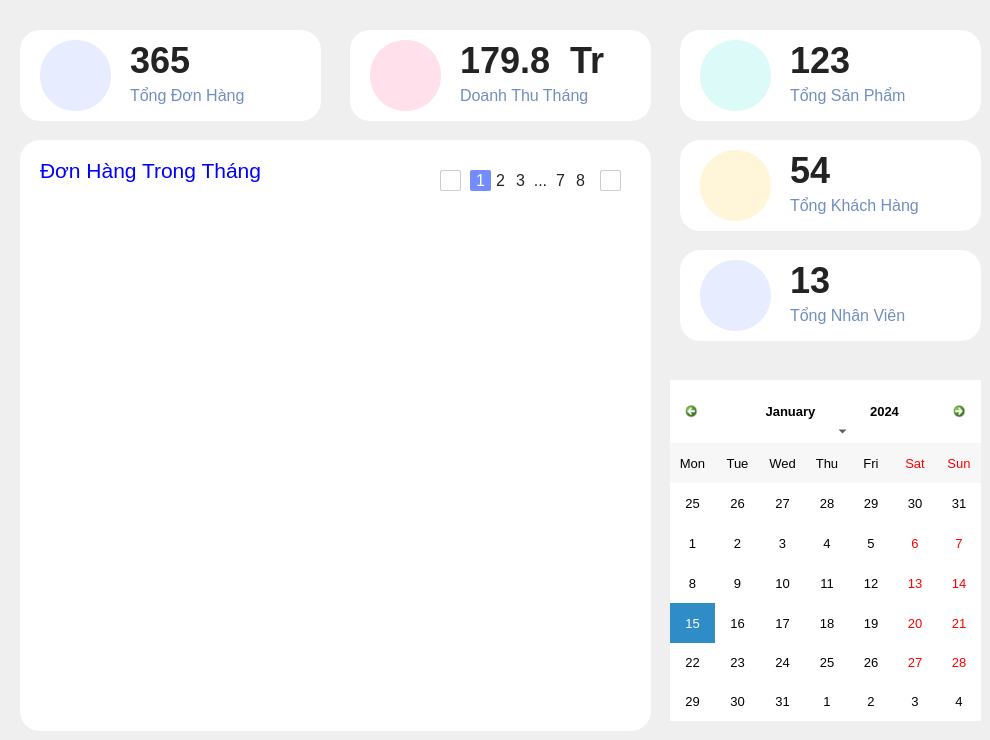
      <widget class="QWidget" name="home_2">
       <widget class="QWidget" name="invoiceW_5" native="true">
        <property name="geometry">
         <rect>
          <x>20</x>
          <y>30</y>
          <width>301</width>
          <height>91</height>
         </rect>
        </property>
        <property name="cursor">
         <cursorShape>PointingHandCursor</cursorShape>
        </property>
        <property name="styleSheet">
         <string notr="true">background-color: #fff;
border-radius: 20px;
text-align: left;</string>
        </property>
        <widget class="QLabel" name="invoiceQnt_2">
         <property name="geometry">
          <rect>
           <x>110</x>
           <y>10</y>
           <width>101</width>
           <height>41</height>
          </rect>
         </property>
         <property name="font">
          <font>
           <pointsize>27</pointsize>
           <bold>true</bold>
          </font>
         </property>
         <property name="styleSheet">
          <string notr="true">background-color: transparent;
color: #232323;</string>
         </property>
         <property name="text">
          <string>365</string>
         </property>
        </widget>
        <widget class="QLabel" name="label_15">
         <property name="geometry">
          <rect>
           <x>110</x>
           <y>50</y>
           <width>131</width>
           <height>31</height>
          </rect>
         </property>
         <property name="font">
          <font>
           <pointsize>12</pointsize>
           <bold>false</bold>
          </font>
         </property>
         <property name="cursor">
          <cursorShape>PointingHandCursor</cursorShape>
         </property>
         <property name="styleSheet">
          <string notr="true">background-color: transparent;
color: #718EBF;</string>
         </property>
         <property name="text">
          <string>Tổng Đơn Hàng</string>
         </property>
        </widget>
        <widget class="QPushButton" name="pushButton_18">
         <property name="geometry">
          <rect>
           <x>20</x>
           <y>10</y>
           <width>71</width>
           <height>71</height>
          </rect>
         </property>
         <property name="styleSheet">
          <string notr="true">background-color:#E7EDFF;
border-radius: 35px;
padding-left: 15px;
</string>
         </property>
         <property name="text">
          <string/>
         </property>
         <property name="icon">
          <iconset resource="resourse.qrc">
           <normaloff>:/new/img/img/clipboard.png</normaloff>:/new/img/img/clipboard.png</iconset>
         </property>
         <property name="iconSize">
          <size>
           <width>40</width>
           <height>40</height>
          </size>
         </property>
        </widget>
        <widget class="QPushButton" name="prdBtn_3">
         <property name="geometry">
          <rect>
           <x>0</x>
           <y>0</y>
           <width>291</width>
           <height>81</height>
          </rect>
         </property>
         <property name="styleSheet">
          <string notr="true">background-color: transparent;</string>
         </property>
         <property name="text">
          <string/>
         </property>
        </widget>
       </widget>
       <widget class="QWidget" name="prdW_10" native="true">
        <property name="geometry">
         <rect>
          <x>680</x>
          <y>30</y>
          <width>301</width>
          <height>91</height>
         </rect>
        </property>
        <property name="cursor">
         <cursorShape>PointingHandCursor</cursorShape>
        </property>
        <property name="styleSheet">
         <string notr="true">background-color: #fff;
border-radius: 20px;
text-align: left;</string>
        </property>
        <widget class="QLabel" name="productNum_2">
         <property name="geometry">
          <rect>
           <x>110</x>
           <y>10</y>
           <width>101</width>
           <height>41</height>
          </rect>
         </property>
         <property name="font">
          <font>
           <pointsize>27</pointsize>
           <bold>true</bold>
          </font>
         </property>
         <property name="styleSheet">
          <string notr="true">background-color: transparent;
color: #232323;</string>
         </property>
         <property name="text">
          <string>123</string>
         </property>
        </widget>
        <widget class="QLabel" name="label_17">
         <property name="geometry">
          <rect>
           <x>110</x>
           <y>50</y>
           <width>121</width>
           <height>31</height>
          </rect>
         </property>
         <property name="font">
          <font>
           <pointsize>12</pointsize>
           <bold>false</bold>
          </font>
         </property>
         <property name="cursor">
          <cursorShape>PointingHandCursor</cursorShape>
         </property>
         <property name="styleSheet">
          <string notr="true">background-color: transparent;
color: #718EBF;</string>
         </property>
         <property name="text">
          <string>Tổng Sản Phẩm</string>
         </property>
        </widget>
        <widget class="QPushButton" name="pushButton_8">
         <property name="geometry">
          <rect>
           <x>10</x>
           <y>10</y>
           <width>281</width>
           <height>71</height>
          </rect>
         </property>
         <property name="styleSheet">
          <string notr="true">background-color: transparent;</string>
         </property>
         <property name="text">
          <string/>
         </property>
        </widget>
        <widget class="QPushButton" name="pushButton_19">
         <property name="geometry">
          <rect>
           <x>20</x>
           <y>10</y>
           <width>71</width>
           <height>71</height>
          </rect>
         </property>
         <property name="styleSheet">
          <string notr="true">background-color:#DCFAF8;
border-radius: 35px;
padding-left: 15px;
</string>
         </property>
         <property name="text">
          <string/>
         </property>
         <property name="icon">
          <iconset resource="resourse.qrc">
           <normaloff>:/new/img/img/box.png</normaloff>:/new/img/img/box.png</iconset>
         </property>
         <property name="iconSize">
          <size>
           <width>40</width>
           <height>40</height>
          </size>
         </property>
        </widget>
       </widget>
       <widget class="QWidget" name="cusW_2" native="true">
        <property name="geometry">
         <rect>
          <x>680</x>
          <y>140</y>
          <width>301</width>
          <height>91</height>
         </rect>
        </property>
        <property name="cursor">
         <cursorShape>PointingHandCursor</cursorShape>
        </property>
        <property name="styleSheet">
         <string notr="true">background-color: #fff;
border-radius: 20px;
text-align: left;</string>
        </property>
        <widget class="QLabel" name="cusQnt_2">
         <property name="geometry">
          <rect>
           <x>110</x>
           <y>10</y>
           <width>101</width>
           <height>41</height>
          </rect>
         </property>
         <property name="font">
          <font>
           <pointsize>27</pointsize>
           <bold>true</bold>
          </font>
         </property>
         <property name="styleSheet">
          <string notr="true">background-color: transparent;
color: #232323;</string>
         </property>
         <property name="text">
          <string>54</string>
         </property>
        </widget>
        <widget class="QLabel" name="label_20">
         <property name="geometry">
          <rect>
           <x>110</x>
           <y>50</y>
           <width>191</width>
           <height>31</height>
          </rect>
         </property>
         <property name="font">
          <font>
           <pointsize>12</pointsize>
           <bold>false</bold>
          </font>
         </property>
         <property name="cursor">
          <cursorShape>PointingHandCursor</cursorShape>
         </property>
         <property name="styleSheet">
          <string notr="true">background-color: transparent;
color: #718EBF;</string>
         </property>
         <property name="text">
          <string>Tổng Khách Hàng</string>
         </property>
        </widget>
        <widget class="QPushButton" name="pushButton_20">
         <property name="geometry">
          <rect>
           <x>20</x>
           <y>10</y>
           <width>71</width>
           <height>71</height>
          </rect>
         </property>
         <property name="font">
          <font>
           <fontweight>Light</fontweight>
          </font>
         </property>
         <property name="styleSheet">
          <string notr="true">background-color:#FFF5D9;
border-radius: 35px;
padding-top:13px;
padding-left: 16px;
</string>
         </property>
         <property name="text">
          <string/>
         </property>
         <property name="icon">
          <iconset resource="resourse.qrc">
           <normaloff>:/new/img/img/group.png</normaloff>:/new/img/img/group.png</iconset>
         </property>
         <property name="iconSize">
          <size>
           <width>40</width>
           <height>40</height>
          </size>
         </property>
        </widget>
        <widget class="QPushButton" name="pushButton_21">
         <property name="geometry">
          <rect>
           <x>20</x>
           <y>10</y>
           <width>281</width>
           <height>71</height>
          </rect>
         </property>
         <property name="styleSheet">
          <string notr="true">background-color: transparent;</string>
         </property>
         <property name="text">
          <string/>
         </property>
        </widget>
       </widget>
       <widget class="QWidget" name="prdW_11" native="true">
        <property name="geometry">
         <rect>
          <x>350</x>
          <y>30</y>
          <width>301</width>
          <height>91</height>
         </rect>
        </property>
        <property name="cursor">
         <cursorShape>PointingHandCursor</cursorShape>
        </property>
        <property name="styleSheet">
         <string notr="true">background-color: #fff;
border-radius: 20px;
text-align: left;</string>
        </property>
        <widget class="QLabel" name="productQnt_2">
         <property name="geometry">
          <rect>
           <x>110</x>
           <y>10</y>
           <width>111</width>
           <height>41</height>
          </rect>
         </property>
         <property name="font">
          <font>
           <pointsize>27</pointsize>
           <bold>true</bold>
          </font>
         </property>
         <property name="styleSheet">
          <string notr="true">background-color: transparent;
color: #232323;</string>
         </property>
         <property name="text">
          <string>179.8 </string>
         </property>
        </widget>
        <widget class="QLabel" name="label_23">
         <property name="geometry">
          <rect>
           <x>110</x>
           <y>50</y>
           <width>141</width>
           <height>31</height>
          </rect>
         </property>
         <property name="font">
          <font>
           <pointsize>12</pointsize>
           <bold>false</bold>
          </font>
         </property>
         <property name="cursor">
          <cursorShape>PointingHandCursor</cursorShape>
         </property>
         <property name="styleSheet">
          <string notr="true">background-color: transparent;
color: #718EBF;</string>
         </property>
         <property name="text">
          <string>Doanh Thu Tháng</string>
         </property>
        </widget>
        <widget class="QLabel" name="label_28">
         <property name="geometry">
          <rect>
           <x>220</x>
           <y>10</y>
           <width>51</width>
           <height>41</height>
          </rect>
         </property>
         <property name="font">
          <font>
           <pointsize>27</pointsize>
           <bold>true</bold>
          </font>
         </property>
         <property name="styleSheet">
          <string notr="true">background-color: transparent;
color:#232323;</string>
         </property>
         <property name="text">
          <string>Tr</string>
         </property>
        </widget>
        <widget class="QPushButton" name="pushButton_28">
         <property name="geometry">
          <rect>
           <x>20</x>
           <y>10</y>
           <width>71</width>
           <height>71</height>
          </rect>
         </property>
         <property name="styleSheet">
          <string notr="true">background-color:#FFE0EB;
border-radius: 35px;
padding-left: 15px;
</string>
         </property>
         <property name="text">
          <string/>
         </property>
         <property name="icon">
          <iconset resource="resourse.qrc">
           <normaloff>:/new/img/img/dollar.png</normaloff>:/new/img/img/dollar.png</iconset>
         </property>
         <property name="iconSize">
          <size>
           <width>40</width>
           <height>40</height>
          </size>
         </property>
        </widget>
        <widget class="QPushButton" name="pushButton_29">
         <property name="geometry">
          <rect>
           <x>10</x>
           <y>10</y>
           <width>281</width>
           <height>71</height>
          </rect>
         </property>
         <property name="styleSheet">
          <string notr="true">background-color: transparent;</string>
         </property>
         <property name="text">
          <string/>
         </property>
        </widget>
       </widget>
       <widget class="QWidget" name="prdW_12" native="true">
        <property name="geometry">
         <rect>
          <x>680</x>
          <y>250</y>
          <width>301</width>
          <height>91</height>
         </rect>
        </property>
        <property name="cursor">
         <cursorShape>PointingHandCursor</cursorShape>
        </property>
        <property name="styleSheet">
         <string notr="true">background-color: #fff;
border-radius: 20px;
text-align: left;</string>
        </property>
        <widget class="QLabel" name="staffQnt_2">
         <property name="geometry">
          <rect>
           <x>110</x>
           <y>10</y>
           <width>101</width>
           <height>41</height>
          </rect>
         </property>
         <property name="font">
          <font>
           <pointsize>27</pointsize>
           <bold>true</bold>
          </font>
         </property>
         <property name="styleSheet">
          <string notr="true">background-color: transparent;
color: #232323;</string>
         </property>
         <property name="text">
          <string>13</string>
         </property>
        </widget>
        <widget class="QLabel" name="label_26">
         <property name="geometry">
          <rect>
           <x>110</x>
           <y>50</y>
           <width>191</width>
           <height>31</height>
          </rect>
         </property>
         <property name="font">
          <font>
           <pointsize>12</pointsize>
           <bold>false</bold>
          </font>
         </property>
         <property name="cursor">
          <cursorShape>PointingHandCursor</cursorShape>
         </property>
         <property name="styleSheet">
          <string notr="true">background-color: transparent;
color: #718EBF;</string>
         </property>
         <property name="text">
          <string>Tổng Nhân Viên</string>
         </property>
        </widget>
        <widget class="QPushButton" name="pushButton_30">
         <property name="geometry">
          <rect>
           <x>20</x>
           <y>10</y>
           <width>71</width>
           <height>71</height>
          </rect>
         </property>
         <property name="styleSheet">
          <string notr="true">background-color:#E7EDFF;
border-radius: 35px;
padding-left: 15px;
</string>
         </property>
         <property name="text">
          <string/>
         </property>
         <property name="icon">
          <iconset resource="resourse.qrc">
           <normaloff>:/new/img/img/costumer.png</normaloff>:/new/img/img/costumer.png</iconset>
         </property>
         <property name="iconSize">
          <size>
           <width>40</width>
           <height>40</height>
          </size>
         </property>
        </widget>
        <widget class="QPushButton" name="pushButton_31">
         <property name="geometry">
          <rect>
           <x>20</x>
           <y>10</y>
           <width>281</width>
           <height>71</height>
          </rect>
         </property>
         <property name="styleSheet">
          <string notr="true">background-color: transparent;</string>
         </property>
         <property name="text">
          <string/>
         </property>
        </widget>
       </widget>
       <widget class="QCalendarWidget" name="calendarWidget_2">
        <property name="geometry">
         <rect>
          <x>670</x>
          <y>380</y>
          <width>311</width>
          <height>341</height>
         </rect>
        </property>
        <property name="font">
         <font>
          <pointsize>10</pointsize>
          <bold>false</bold>
          <stylestrategy>PreferAntialias</stylestrategy>
          <hintingpreference>PreferDefaultHinting</hintingpreference>
         </font>
        </property>
        <property name="cursor">
         <cursorShape>ArrowCursor</cursorShape>
        </property>
        <property name="mouseTracking">
         <bool>false</bool>
        </property>
        <property name="focusPolicy">
         <enum>Qt::FocusPolicy::NoFocus</enum>
        </property>
        <property name="contextMenuPolicy">
         <enum>Qt::ContextMenuPolicy::DefaultContextMenu</enum>
        </property>
        <property name="acceptDrops">
         <bool>false</bool>
        </property>
        <property name="toolTipDuration">
         <number>-1</number>
        </property>
        <property name="styleSheet">
         <string notr="true">
#calendarWidget QWidget{
alternate-background-color:#fff;
}
#qt_calendar_navigationbar { 
background-color: #fff; 
border: 2px solid #fff; 
border-bottom: 0px;

}
#qt_calendar_prevmonth,
#qt_calendar_nextmonth{ 
border: none;
qproperty-icon: none;
min-width: 13px;
max-width: 13px;
min-height: 13px;
max-height: 13px;
border-radius: 5px;
background-color: transparent;
margin: 20px 10px;
padding: 5px;
}
#qt_calendar_prevmonth { 
margin-right: 5px;
image: url(:/new/img/img/left.png);
}
#qt_calendar_nextmonth {
margin-left: 5px;
image: url(:new/img/img/right.png);
}
#qt_calendar_prevmonth:hover,
 #qt_calendar_nextmonth:hover { 
background-color:rgb(115, 141, 255);
}
#qt_calendar_prevmonth:pressed,
#qt_calendar_nextmonth:pressed{
background-color:gba(235, 235, 235, 100);
}
#qt_calendar_yearbutton {
color: #000;
margin: 5px;
border-radius: 5px;
font-size: 13px;
padding: 0 10px;
}
#qt_calendar_monthbutton {
width: 110px;
color: #000;
font-size: 13px;
margin: 5px 0;
border-radius: 5px;
padding: 0px 2px;
}

#qt_calendar_yearedit{
 min-width: 53px; 
color: #000;
background: transparent;
font-size: 13px;
}

#qt_calendar_yearedit::down-button {
image: url(:/new/img/img/down.png);
subcontrol-position: right;
}
#qt_calendar_yearedit::up-button {
image: url(:/new/img/img/up.png); 
subcontrol-position: left;
}

#qt_calendar_yearedit::down-button,
#qt_calendar_yearedit::up-button {
width:10px;
padding: 0px 5px;
border-radius: 3px;
}
#qt_calendar_yearedit::down-button:hover,
#qt_calendar_yearedit::up-button:hover{
 background-color: rgb(115, 141, 255);
}

#calendarWidget QToolButton QMenu { 
background-color: #fff;
}
#calendarWidget QToolButton QMenu::item{

}
#calendarWidget QToolButton QMenu::item:selected:enabled {
background-color: #55aaff;
}
#calendarWidget QToolButton::menu-indicator {
nosubcontrol-origin: margin; 
subcontrol-position: right center; 
margin-top: 10px;
width: 20px;
}

#qt_calendar_calendarview { 
border-top: 0px;
background-color: #fff;
color: #000;
}
#qt_calendar_calendarview::item:hover {
background-color: gba(0,0,0,0.2);
}
#qt_calendar_calendarview::item:selected {
border-radius: 5px;
background-color: rgb(115, 141, 255);
}



</string>
        </property>
        <property name="gridVisible">
         <bool>false</bool>
        </property>
        <property name="selectionMode">
         <enum>QCalendarWidget::SelectionMode::SingleSelection</enum>
        </property>
        <property name="horizontalHeaderFormat">
         <enum>QCalendarWidget::HorizontalHeaderFormat::ShortDayNames</enum>
        </property>
        <property name="verticalHeaderFormat">
         <enum>QCalendarWidget::VerticalHeaderFormat::NoVerticalHeader</enum>
        </property>
        <property name="navigationBarVisible">
         <bool>true</bool>
        </property>
        <property name="dateEditEnabled">
         <bool>true</bool>
        </property>
        <property name="dateEditAcceptDelay">
         <number>1500</number>
        </property>
       </widget>
       <widget class="QWidget" name="listW_2" native="true">
        <property name="geometry">
         <rect>
          <x>20</x>
          <y>140</y>
          <width>631</width>
          <height>591</height>
         </rect>
        </property>
        <property name="styleSheet">
         <string notr="true">background-color: #fff;
border-radius: 20px;
text-align: left;</string>
        </property>
        <widget class="QLabel" name="label_5">
         <property name="geometry">
          <rect>
           <x>20</x>
           <y>10</y>
           <width>301</width>
           <height>41</height>
          </rect>
         </property>
         <property name="font">
          <font>
           <pointsize>16</pointsize>
           <fontweight>ExtraBold</fontweight>
          </font>
         </property>
         <property name="styleSheet">
          <string notr="true">color: blue;</string>
         </property>
         <property name="text">
          <string>Đơn Hàng Trong Tháng</string>
         </property>
        </widget>
        <widget class="QWidget" name="pagaW_2" native="true">
         <property name="geometry">
          <rect>
           <x>410</x>
           <y>20</y>
           <width>211</width>
           <height>41</height>
          </rect>
         </property>
         <property name="styleSheet">
          <string notr="true">background-color:transparent;</string>
         </property>
         <widget class="QPushButton" name="btn_4">
          <property name="geometry">
           <rect>
            <x>60</x>
            <y>10</y>
            <width>21</width>
            <height>21</height>
           </rect>
          </property>
          <property name="font">
           <font>
            <pointsize>12</pointsize>
           </font>
          </property>
          <property name="cursor">
           <cursorShape>PointingHandCursor</cursorShape>
          </property>
          <property name="styleSheet">
           <string notr="true">background-color: transparent;
color: rgb(35, 35, 35);
border-radius: 2px;
text-align: center;</string>
          </property>
          <property name="text">
           <string>2</string>
          </property>
         </widget>
         <widget class="QPushButton" name="btn_nonLast_2">
          <property name="geometry">
           <rect>
            <x>120</x>
            <y>10</y>
            <width>21</width>
            <height>21</height>
           </rect>
          </property>
          <property name="font">
           <font>
            <pointsize>12</pointsize>
           </font>
          </property>
          <property name="cursor">
           <cursorShape>PointingHandCursor</cursorShape>
          </property>
          <property name="styleSheet">
           <string notr="true">background-color: transparent;
color: rgb(35, 35, 35);
border-radius: 2px;
text-align: center;</string>
          </property>
          <property name="text">
           <string>7</string>
          </property>
         </widget>
         <widget class="QPushButton" name="pageLeft_2">
          <property name="geometry">
           <rect>
            <x>10</x>
            <y>10</y>
            <width>21</width>
            <height>21</height>
           </rect>
          </property>
          <property name="cursor">
           <cursorShape>PointingHandCursor</cursorShape>
          </property>
          <property name="styleSheet">
           <string notr="true">background-color: transparent;
border: 1px solid #ccc;
color: #000;
border-radius: 2px;
text-align: center;</string>
          </property>
          <property name="text">
           <string/>
          </property>
          <property name="icon">
           <iconset resource="resourse.qrc">
            <normaloff>:/new/img/img/left.png</normaloff>:/new/img/img/left.png</iconset>
          </property>
         </widget>
         <widget class="QPushButton" name="btn_5">
          <property name="geometry">
           <rect>
            <x>80</x>
            <y>10</y>
            <width>21</width>
            <height>21</height>
           </rect>
          </property>
          <property name="font">
           <font>
            <pointsize>12</pointsize>
           </font>
          </property>
          <property name="cursor">
           <cursorShape>PointingHandCursor</cursorShape>
          </property>
          <property name="styleSheet">
           <string notr="true">background-color: transparent;
color: rgb(35, 35, 35);
border-radius: 2px;
text-align: center;</string>
          </property>
          <property name="text">
           <string>3</string>
          </property>
         </widget>
         <widget class="QPushButton" name="btn_last_2">
          <property name="geometry">
           <rect>
            <x>140</x>
            <y>10</y>
            <width>21</width>
            <height>21</height>
           </rect>
          </property>
          <property name="font">
           <font>
            <pointsize>12</pointsize>
           </font>
          </property>
          <property name="cursor">
           <cursorShape>PointingHandCursor</cursorShape>
          </property>
          <property name="styleSheet">
           <string notr="true">background-color: transparent;
color: rgb(35, 35, 35);
border-radius: 2px;
text-align: center;</string>
          </property>
          <property name="text">
           <string>8</string>
          </property>
         </widget>
         <widget class="QPushButton" name="pageRight_2">
          <property name="geometry">
           <rect>
            <x>170</x>
            <y>10</y>
            <width>21</width>
            <height>21</height>
           </rect>
          </property>
          <property name="cursor">
           <cursorShape>PointingHandCursor</cursorShape>
          </property>
          <property name="styleSheet">
           <string notr="true">background-color: transparent;
border: 1px solid #ccc;
color: #000;
border-radius: 2px;
text-align: center;</string>
          </property>
          <property name="text">
           <string/>
          </property>
          <property name="icon">
           <iconset resource="resourse.qrc">
            <normaloff>:/new/img/img/right.png</normaloff>:/new/img/img/right.png</iconset>
          </property>
         </widget>
         <widget class="QPushButton" name="btn_6">
          <property name="geometry">
           <rect>
            <x>40</x>
            <y>10</y>
            <width>21</width>
            <height>21</height>
           </rect>
          </property>
          <property name="font">
           <font>
            <pointsize>12</pointsize>
           </font>
          </property>
          <property name="cursor">
           <cursorShape>PointingHandCursor</cursorShape>
          </property>
          <property name="styleSheet">
           <string notr="true">background-color: rgb(115, 141, 255);
color: #fff;
border-radius: 2px;
text-align: center;</string>
          </property>
          <property name="text">
           <string>1</string>
          </property>
         </widget>
         <widget class="QPushButton" name="pushButton_32">
          <property name="geometry">
           <rect>
            <x>100</x>
            <y>10</y>
            <width>21</width>
            <height>21</height>
           </rect>
          </property>
          <property name="font">
           <font>
            <pointsize>12</pointsize>
           </font>
          </property>
          <property name="styleSheet">
           <string notr="true">background-color: transparent;
color: rgb(35, 35, 35);
border-radius: 2px;
text-align: center;</string>
          </property>
          <property name="text">
           <string>...</string>
          </property>
         </widget>
        </widget>
        <widget class="QTableView" name="tableViewInvoice_3">
         <property name="geometry">
          <rect>
           <x>20</x>
           <y>80</y>
           <width>591</width>
           <height>491</height>
          </rect>
         </property>
         <property name="cursor" stdset="0">
          <cursorShape>ArrowCursor</cursorShape>
         </property>
         <property name="styleSheet">
          <string notr="true">
QTableWidget
{
color:red; 
gridline-color:black;
 selection-color:green;
font: 700 15pt  &quot;Arial&quot;; 
selection-background-color:blue;

}
QTableWidget::item:selected
{
color:white;
background-color:blue;
}

QHeaderView
{
border:none;
font: 500 &quot;Arial&quot;;
color:blue;
border: none;
}
QHeaderView::section
{
border: none;
font: 500 16px &quot;Arial&quot;;
color:#718EBF;
background-color: white;
padding: 10px 10px;

}
QTableView::item {
    background-color: white;              
    color:232323;        
	padding:15px 10px;     
 	border-left: none;          
    border-right: none;         
    border-top: 1px solid #E6EFF5;        
}
QTableView::item:selected {
    background-color:#95a1ff;     
    color: white;                        
}
</string>
         </property>
         <property name="autoScroll">
          <bool>false</bool>
         </property>
         <property name="selectionBehavior">
          <enum>QAbstractItemView::SelectionBehavior::SelectRows</enum>
         </property>
         <property name="showGrid">
          <bool>false</bool>
         </property>
         <property name="gridStyle">
          <enum>Qt::PenStyle::SolidLine</enum>
         </property>
         <property name="wordWrap">
          <bool>true</bool>
         </property>
         <property name="cornerButtonEnabled">
          <bool>true</bool>
         </property>
         <attribute name="horizontalHeaderVisible">
          <bool>true</bool>
         </attribute>
         <attribute name="horizontalHeaderMinimumSectionSize">
          <number>10</number>
         </attribute>
         <attribute name="horizontalHeaderDefaultSectionSize">
          <number>100</number>
         </attribute>
         <attribute name="horizontalHeaderHighlightSections">
          <bool>true</bool>
         </attribute>
         <attribute name="horizontalHeaderShowSortIndicator" stdset="0">
          <bool>false</bool>
         </attribute>
         <attribute name="verticalHeaderVisible">
          <bool>true</bool>
         </attribute>
         <attribute name="verticalHeaderCascadingSectionResizes">
          <bool>true</bool>
         </attribute>
        </widget>
       </widget>
       <widget class="QLabel" name="label_10">
        <property name="geometry">
         <rect>
          <x>650</x>
          <y>360</y>
          <width>41</width>
          <height>41</height>
         </rect>
        </property>
        <property name="cursor">
         <cursorShape>ArrowCursor</cursorShape>
        </property>
        <property name="text">
         <string/>
        </property>
        <property name="pixmap">
         <pixmap resource="resourse.qrc">:/new/img/img/paper-pin.png</pixmap>
        </property>
        <property name="scaledContents">
         <bool>true</bool>
        </property>
        <property name="wordWrap">
         <bool>false</bool>
        </property>
       </widget>
      </widget>
